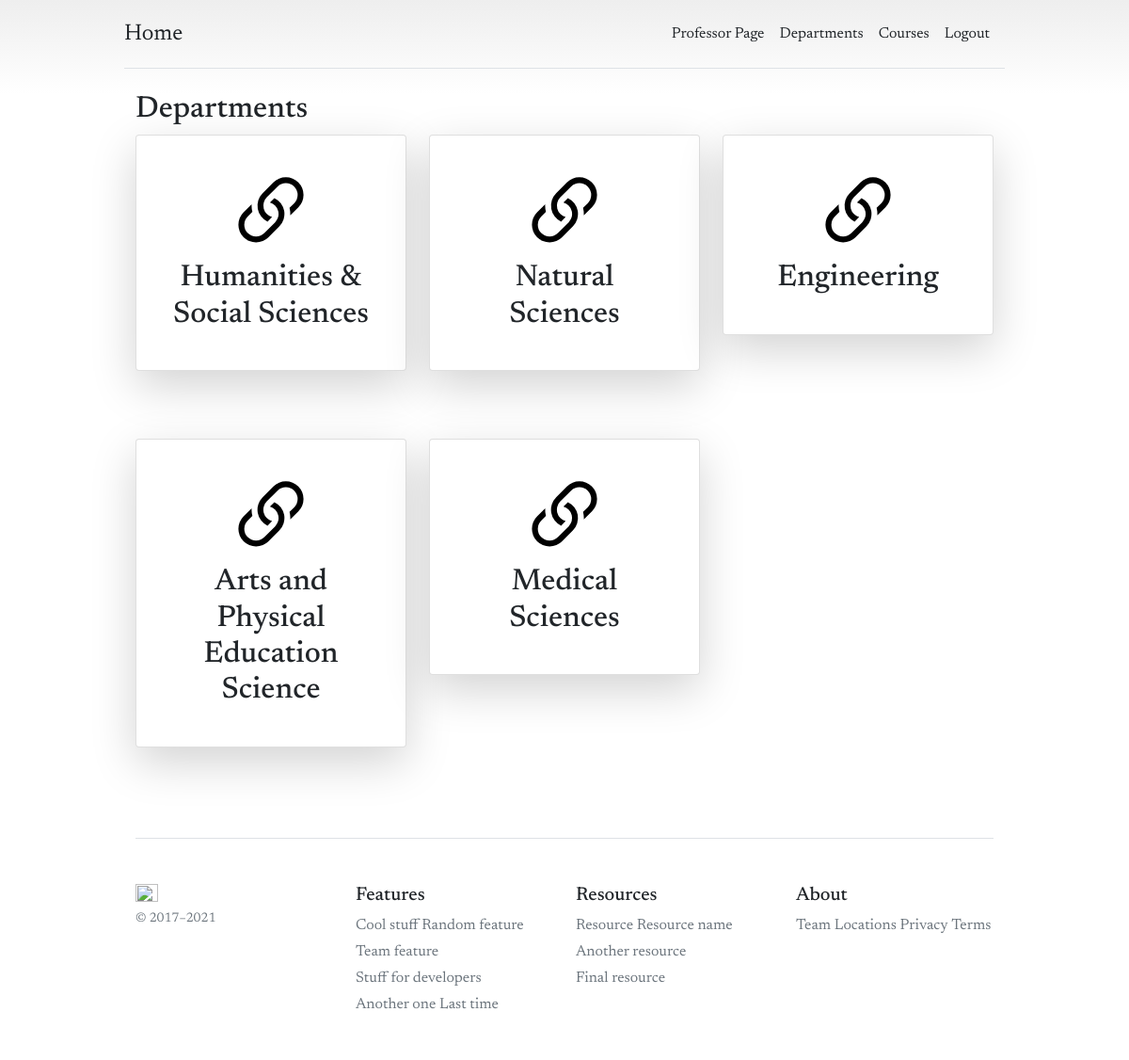
The page /departments/getDepartments/ (signed in) on the database its author committed.
### departments/models.py (models this page shows, shortened)
class Department(models.Model):
    department_name     = models.CharField(max_length=255, unique=True)
    slug                = models.SlugField(max_length=100, unique=True)

### departments/views.py (the view)
# urls.py: path('getDepartments/', views.GetDepartment, name='getDepartments'),
@login_required(login_url='accountLogin')
def GetDepartment(request):
    department = Department.objects.all()
    context = {
        'departments': department
    }
    return render(request, 'departments/getDepartments.html', context )

### templates/departments/getDepartments.html (shortened to what this page needs)
{% extends "base/base.html" %}
{% block content %}
<div class="container">
    <h2>Departments</h2>
    <div class="row row-cols-1 row-cols-md-3 g-4">
        {% for department in departments %}
        <div class="col">
            <div class="card shadow-lg p-3 mb-5 bg-white rounded">
              <div class="card-body" style="text-align: center;">
                  <a href="{% url 'departmentDetail' department.id %}" style="text-decoration: none; color: black;" >
                </a>
                  <h2>{{department.department_name}}</h2>
              </div>
            </div>
          </div>
          {% endfor %}
</div>
{% endblock %}

### templates/base/base.html (style rules this page uses)
body { background-color:rgb((255, 255, 255), 255, 255)!important; font-family: 'Newsreader'; }
body { background-image: linear-gradient(180deg, #eee, #fff 100px, #fff); }
.container { max-width: 960px; }

### rows shown on the page
Department: department_name "Humanities & Social Sciences"
Department: department_name "Natural Sciences"
Department: department_name "Engineering"
Department: department_name "Arts and Physical Education Science"
Department: department_name "Medical Sciences"
